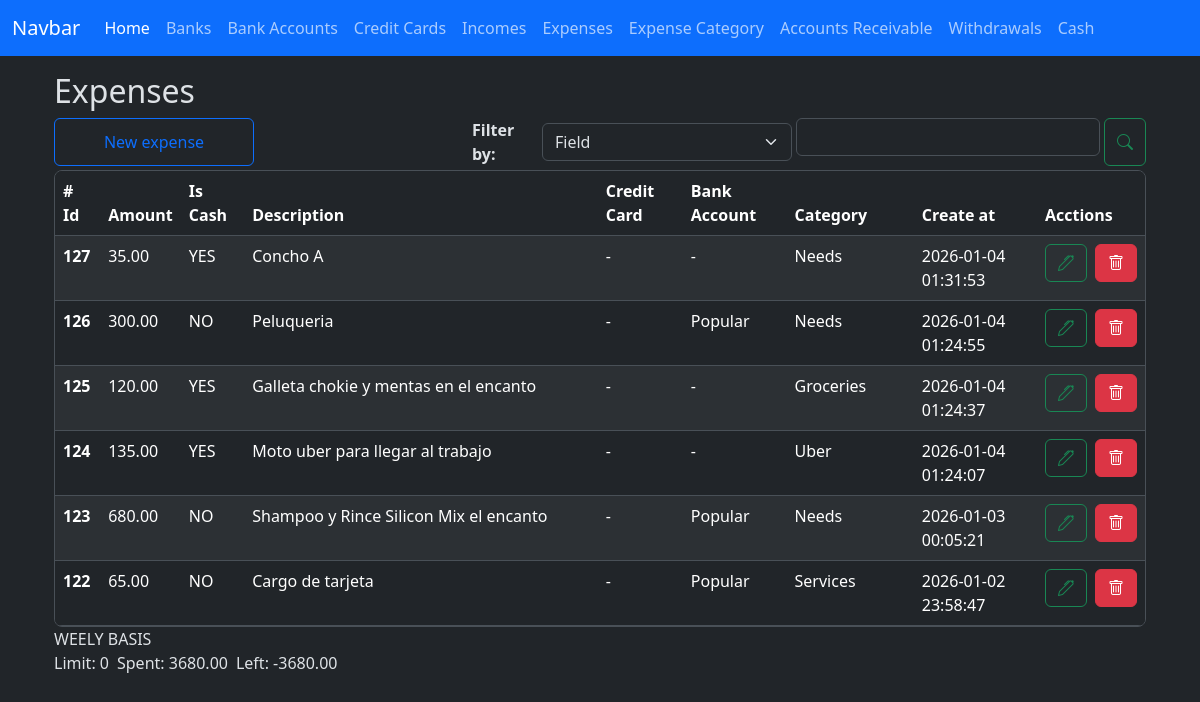
The app's page /expenses/index, older data.
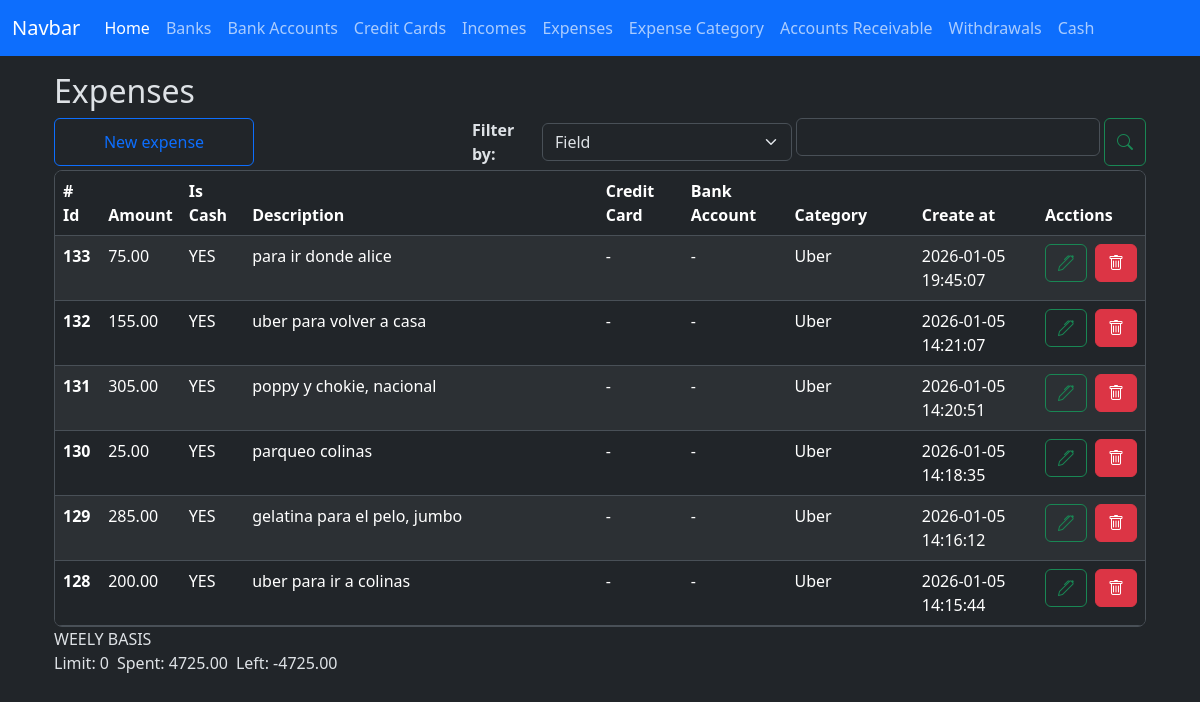
The same page, newer data.
### app/models/expense.py (models this page shows, shortened)
class Expense(db.Model):
    __tablename__ = 'expenses'
    id = db.Column(db.Integer, primary_key=True)
    amount = db.Column(db.Numeric(10,2), nullable=False)
    is_cash = db.Column(db.Boolean, nullable=False)
    credit_card_id = db.Column(db.Integer, db.ForeignKey('credit_cards.id'))
    bank_account_id = db.Column(db.Integer, db.ForeignKey('bank_accounts.id'))
    expense_category_id = db.Column(db.Integer, db.ForeignKey('expense_categories.id'))
    code = db.Column(db.String(50), nullable=False)
    description = db.Column(db.String(150), nullable=False)
    created_at = db.Column(db.DateTime(timezone=True), server_default=func.now())
    updated_at = db.Column(db.DateTime(timezone=True), onupdate=func.now())
    credit_card = relationship('CreditCard', back_populates='expenses')
    bank_account = relationship('BankAccount', back_populates='expenses')
    expense_category = relationship('ExpenseCategory', back_populates='expenses')

### app/models/expense_category.py (models this page shows)
class ExpenseCategory(db.Model):
    __tablename__ = 'expense_categories'
    id = db.Column(db.Integer, primary_key=True)
    name = db.Column(db.String(100), nullable=False)
    limit = db.Column(db.Numeric(10,2), server_default='0')
    created_at = db.Column(db.DateTime(timezone=True), server_default=func.now())
    updated_at = db.Column(db.DateTime(timezone=True), onupdate=func.now())
    expenses = relationship('Expense', back_populates='expense_category', order_by='desc(Expense.created_at)')

### app/models/bank_account.py (models this page shows)
class BankAccount(db.Model):
    __tablename__ = 'bank_accounts'
    id = db.Column(db.Integer, primary_key=True)
    nick_name = db.Column(db.String(120))
    amount_available = db.Column(db.Numeric(10, 2), nullable=False)
    is_active = db.Column(db.Boolean, default=True)
    account_number = db.Column(db.Integer, nullable=True)
    bank_id = db.Column(db.Integer, db.ForeignKey('banks.id'))
    created_at = db.Column(db.DateTime(timezone=True), server_default=func.now())
    updated_at = db.Column(db.DateTime(timezone=True), onupdate=func.now())
    bank = relationship('Bank', back_populates='bank_accounts')
    expenses = relationship('Expense', back_populates='bank_account', order_by='desc(Expense.created_at)')
    incomes = relationship('Income', back_populates='bank_account', order_by='desc(Income.created_at)')
    credit_card_payments = relationship('CreditCardPayment', back_populates='bank_account', order_by='desc(CreditCardPayment.created_at)')
    withdrawals = relationship('Withdrawal', back_populates='bank_account', order_by='desc(Withdrawal.created_at)')
    loans = relationship('Loan', back_populates='bank_account', order_by='desc(Loan.created_at)')
    loan_payments = relationship('LoanPayment', back_populates='bank_account', order_by='desc(LoanPayment.created_at)')
    outgoing_transfers = relationship('BankTransfer', foreign_keys='BankTransfer.from_bank_account_id', back_populates='from_bank_account', order_by='desc(BankTransfer.created_at)')
    incoming_transfers = relationship('BankTransfer', foreign_keys='BankTransfer.to_bank_account_id', back_populates='to_bank_account', order_by='desc(BankTransfer.created_at)')

### app/routes/expense_routes.py (the view)
@expense_bp.route('/index', methods=['GET'])
def index():
    credit_cards = credit_card.CreditCard.query.all()
    expense_categories = expense_category.ExpenseCategory.query.all()
    bank_accounts = bank_account.BankAccount.query.all()
    expenses = expense_controller.get_monthly_expenses_records()
    weekly = expense_controller.money_limit_spent_left_for_expenses(expenses)
    context = {
        'credit_cards': credit_cards,
        'expense_categories': expense_categories,
        'bank_accounts': bank_accounts,
        'expenses':expenses,
        'weekly': weekly,
        'format_amount': format_amount, #function
        'total_amount': total_amount, #function
    }
    return render_template('expenses/index.html', **context)

### app/controllers/expense_controller.py (called while the page is built)
def get_monthly_expenses_records():
    now = datetime.now()
    year = now.year
    month = now.month
    records = (
        Expense.query
        .filter(
            func.extract('year', Expense.created_at) == year,
            func.extract('month', Expense.created_at) == month
        )
        .order_by(Expense.created_at.desc())
        .all()
    )
    return records

def money_limit_spent_left_for_expenses(expenses):
    spent = Decimal()
    for e in expenses:
        spent += e.amount
    limit = ExpenseCategory.query.filter(ExpenseCategory is not None).with_entities(func.sum(ExpenseCategory.limit)).scalar() or Decimal(0.00)
    left = Decimal(limit - spent)
    weekly = {
        'limit': limit,
        'spent': spent,
        'left': left,
    }
    return weekly

### app/utils/numeric_casting.py (called while the page is built)
def format_amount(value):
    try:
        return f'{value:,.2f}';
    except Exception as e:
        return None

### app/templates/expenses/index.html (shortened to what the changed rows need)
{% extends 'layout.html' %}
{% block content %}
    <div class=" w-100">
        <h2>Expenses</h2>
        <div class="table-responsive overflow-y-auto border rounded-3 mt-1" style="max-height: 457px;">
            <table class="table table-striped table-hover" id="expenses-table">
                <thead class="sticky-top">
                    <tr>
                        <th scope="col"># Id</th>
                        <th scope="col">Amount</th>
                        <th scope="col">Is Cash</th>
                        <th scope="col">Description</th>
                        <th scope="col">Credit Card</th>
                        <th scope="col">Bank Account</th>
                        <th scope="col">Category</th>
                        <th scope="col">Create at</th>
                        <th scope="col">Acctions</th>
                    </tr>
                </thead>
                <tbody id="expenses-table-body">
                    {% for expense in expenses %}
                    <tr>
                        <th scope="row">{{ expense.id }}</th>
                        <td>{{ format_amount(expense.amount) or '-' }}</td>
                        <td><a id="filter-by-cash" class="filter_link" data-is-cash-value="{{ expense.is_cash }}">{{ 'YES' if expense.is_cash else 'NO' }}</a></td>
                        <td> {{ expense.description or '-' }} </td>
                        <td>{{ expense.credit_card.nick_name or '-' }}</td>
                        <td>{{ expense.bank_account.nick_name or '-' }}</td>
                        <td>{{ expense.expense_category.name.lower().title() or '-' }}</td>
                        <td>{{ expense.created_at }}</td>
                        <td>
                            <div class="d-flex gap-2">
                                <button
                                    type="button"
                                    class="btn btn-outline-success"
                                    data-bs-toggle="modal"
                                    data-bs-target="#edit-expense"
                                    data-expense-id="{{ expense.id }}"
                                    data-amount-id="{{ expense.amount }}"
                                    data-is-cash="{{ expense.is_cash }}"
                                    data-select-expense-category-id="{{ expense.expense_category_id }}"
                                    data-select-credit-card-id="{{ expense.credit_card_id }}"
                                    data-select-bank-account-id="{{ expense.bank_account_id }}"
                                    data-description="{{ expense.description }}"
                                >
                                    <i class="bi bi-pen"></i>
                                </button>
                                <a href="{{ url_for('expense.delete', id=expense.id) }}" class="btn btn-danger"><i class="bi bi-trash"></i></a>
                            </div>
                        </td>
                    </tr>
                    {% endfor %}
                </tbody>
            </table>
        </div>
        <section>
            <div class="d-flex flex-column">
                <div class="d-flex gap-2">
                    <div>
                        <label for="" id="weekly-spent">Spent: {{ weekly.spent }}</label>
                    </div>
                    <div>
                        <label for="" id="weekly-left">Left: {{ weekly.left }}</label>
                    </div>
                </div>
            </div>
        </section>
    </div>
    <link rel="stylesheet" href="https://cdn.jsdelivr.net/npm/flatpickr/dist/flatpickr.min.css">
    <link rel="stylesheet" href="https://cdn.jsdelivr.net/npm/bootstrap-icons@1.13.1/font/bootstrap-icons.min.css">
{% endblock %}

Row changes from the older to the newer data that the page shows:
no longer on this page (row unchanged): Expense: id "127", amount "35.00", is_cash "YES", description "Concho A", credit_card "-", bank_account "-", expense_category.name "Needs", created_at "2026-01-04 01:31:53"
no longer on this page (row unchanged): Expense: id "126", amount "300.00", is_cash "NO", description "Peluqueria", credit_card "-", bank_account "Popular", expense_category.name "Needs", created_at "2026-01-04 01:24:55"
no longer on this page (row unchanged): Expense: id "125", amount "120.00", is_cash "YES", description "Galleta chokie y mentas en el encanto", credit_card "-", bank_account "-", expense_category.name "Groceries", created_at "2026-01-04 01:24:37"
no longer on this page (row unchanged): Expense: id "124", amount "135.00", is_cash "YES", description "Moto uber para llegar al trabajo", credit_card "-", bank_account "-", expense_category.name "Uber", created_at "2026-01-04 01:24:07"
no longer on this page (row unchanged): Expense: id "123", amount "680.00", is_cash "NO", description "Shampoo y Rince Silicon Mix el encanto", credit_card "-", bank_account "Popular", expense_category.name "Needs", created_at "2026-01-03 00:05:21"
no longer on this page (row unchanged): Expense: id "122", amount "65.00", is_cash "NO", description "Cargo de tarjeta", credit_card "-", bank_account "Popular", expense_category.name "Services", created_at "2026-01-02 23:58:47"
added Expense: id "133", amount "75.00", is_cash "YES", description "para ir donde alice", credit_card "-", bank_account "-", expense_category.name "Uber", created_at "2026-01-05 19:45:07"
added Expense: id "132", amount "155.00", is_cash "YES", description "uber para volver a casa", credit_card "-", bank_account "-", expense_category.name "Uber", created_at "2026-01-05 14:21:07"
added Expense: id "131", amount "305.00", is_cash "YES", description "poppy y chokie, nacional", credit_card "-", bank_account "-", expense_category.name "Uber", created_at "2026-01-05 14:20:51"
added Expense: id "130", amount "25.00", is_cash "YES", description "parqueo colinas", credit_card "-", bank_account "-", expense_category.name "Uber", created_at "2026-01-05 14:18:35"
added Expense: id "129", amount "285.00", is_cash "YES", description "gelatina para el pelo, jumbo", credit_card "-", bank_account "-", expense_category.name "Uber", created_at "2026-01-05 14:16:12"
added Expense: id "128", amount "200.00", is_cash "YES", description "uber para ir a colinas", credit_card "-", bank_account "-", expense_category.name "Uber", created_at "2026-01-05 14:15:44"
Text that changed along with them:
{{ weekly.spent }}: "3680.00" → "4725.00"
{{ weekly.left }}: "-3680.00" → "-4725.00"
